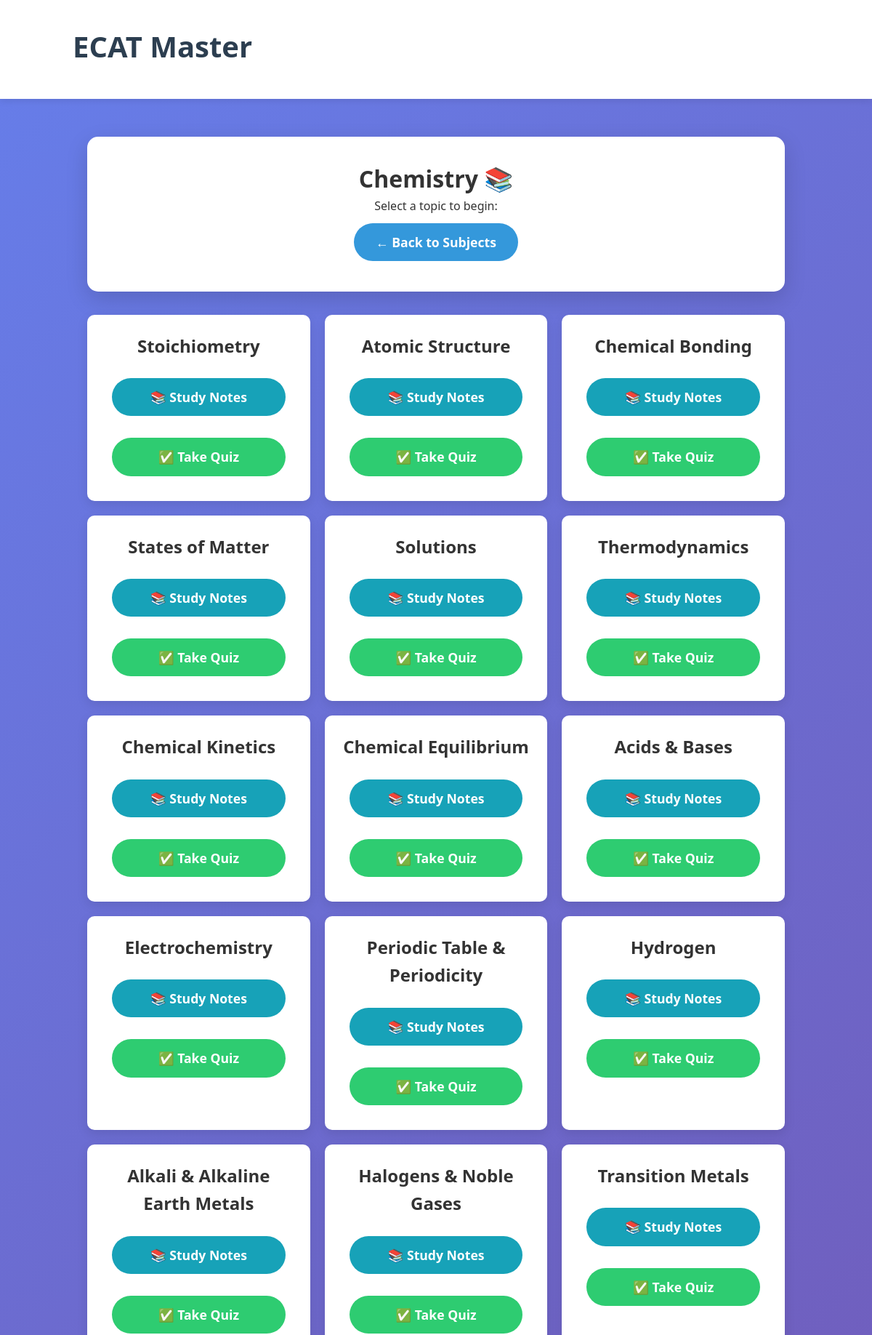
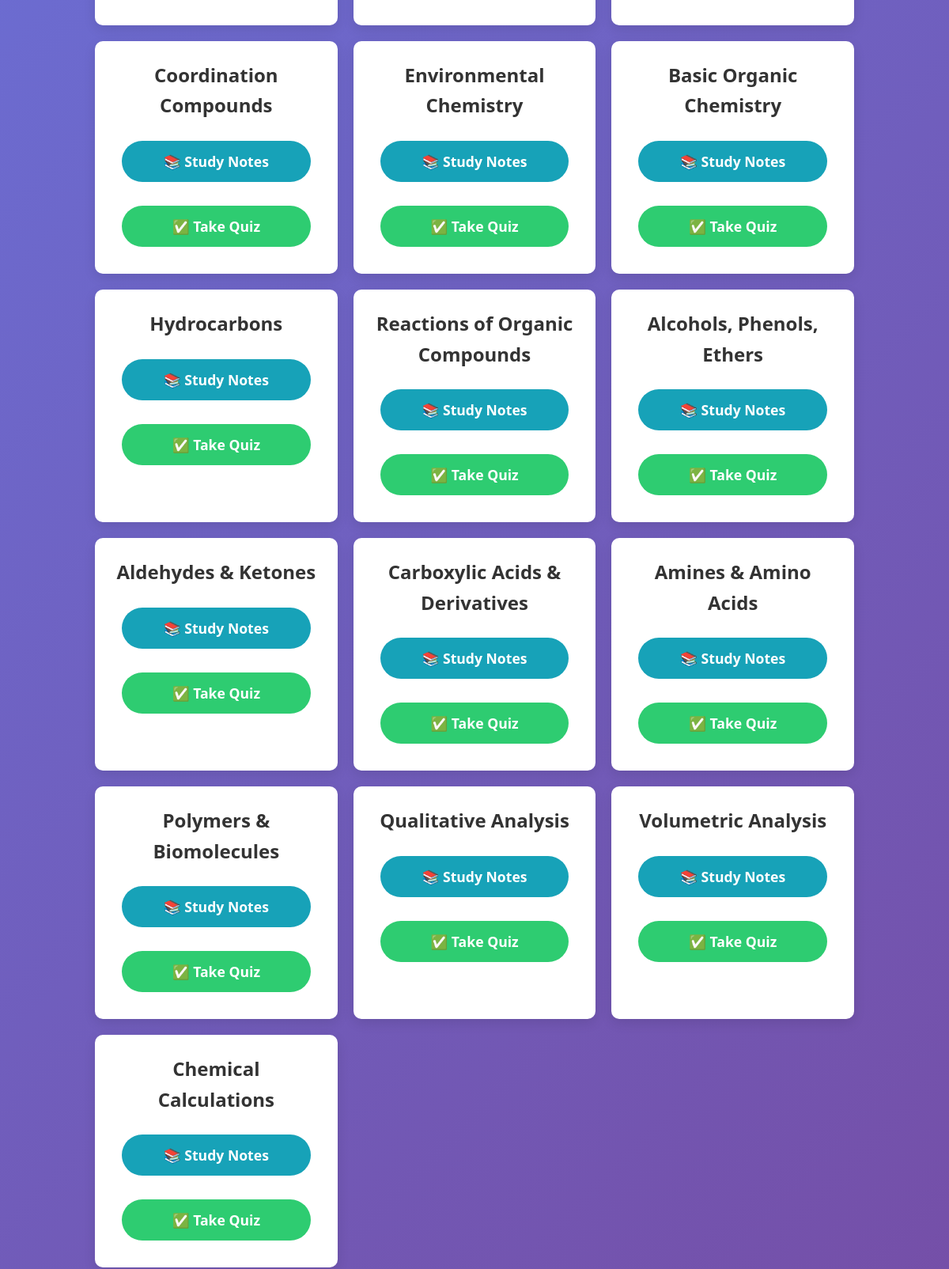
/topics/Chemistry (upper part), run on the app's committed database (2 pictures, top to bottom).
### tables this page shows
CREATE TABLE topics (
    id INTEGER PRIMARY KEY AUTOINCREMENT,
    subject TEXT NOT NULL,
    topic_name TEXT NOT NULL,
    question_count INTEGER DEFAULT 0
);

### app.py (the view)
@app.route("/topics/<subject>")
def topics(subject):
    topics = get_topics(subject)
    return render_template("topics.html", subject=subject, topics=topics)

### app.py (called while the page is built)
def get_topics(subject):
    conn = sqlite3.connect("questions.db")
    cursor = conn.cursor()
    cursor.execute("SELECT topic_name FROM topics WHERE subject=?", (subject,))
    topics = [row[0] for row in cursor.fetchall()]
    conn.close()
    return topics

### templates/topics.html (shortened to what this page needs)
{% extends "base.html" %}
{% block content %}
<div class="card">
    <h1>{{ subject }} 📚</h1>
    <p>Select a topic to begin:</p>
    <a href="{{ url_for('home') }}" class="btn btn-primary">← Back to Subjects</a>
</div>
<div class="grid">
    {% for topic in topics %}
    <div class="grid-item">
        <h2>{{ topic }}</h2>
        <div style="display: flex; flex-direction: column; gap: 10px; margin-top: 15px;">
            <a href="{{ url_for('notes', subject=subject, topic=topic) }}" class="btn btn-info">📚 Study Notes</a>
            <a href="{{ url_for('quiz', subject=subject, topic=topic) }}" class="btn btn-success">✅ Take Quiz</a>
        </div>
    </div>
    {% endfor %}
</div>
{% endblock %}

### static/style.css (style rules this page uses)
:root { --primary: #2c3e50; --secondary: #3498db; --accent: #e74c3c; --light: #ecf0f1; --success: #2ecc71; --warning: #f39c12; --dark: #2c3e50; }
* { margin: 0; padding: 0; box-sizing: border-box; }
body { font-family: 'Segoe UI', Tahoma, Geneva, Verdana, sans-serif; line-height: 1.6; color: #333; background: linear-gradient(135deg, #667eea 0%, #764ba2 100%); min-height: 100vh; }
.card { background: white; border-radius: 15px; padding: 2rem; margin: 2rem 0; box-shadow: 0 10px 30px rgba(0,0,0,0.15); text-align: center; }
.btn { display: inline-block; padding: 12px 30px; background: var(--secondary); color: white; text-decoration: none; border-radius: 50px; border: none; font-size: 1.1rem; font-weight: 600; cursor: pointer; transition: all 0.3s ease; margin: 10px; }
.btn-primary { background: var(--secondary); }
.btn-success { background: var(--success); }
.grid { display: grid; grid-template-columns: repeat(auto-fit, minmax(250px, 1fr)); gap: 20px; margin: 2rem 0; }
.grid-item { background: white; padding: 1.5rem; border-radius: 10px; text-align: center; box-shadow: 0 5px 15px rgba(0,0,0,0.1); transition: transform 0.3s ease; }
.btn-info { background: #17a2b8; color: white; }

### data on the page
topics: topic_name "Stoichiometry"
topics: topic_name "Atomic Structure"
topics: topic_name "Chemical Bonding"
topics: topic_name "States of Matter"
topics: topic_name "Solutions"
topics: topic_name "Thermodynamics"
topics: topic_name "Chemical Kinetics"
topics: topic_name "Chemical Equilibrium"
topics: topic_name "Acids & Bases"
topics: topic_name "Electrochemistry"
topics: topic_name "Periodic Table & Periodicity"
topics: topic_name "Hydrogen"
topics: topic_name "Alkali & Alkaline Earth Metals"
topics: topic_name "Halogens & Noble Gases"
topics: topic_name "Transition Metals"
topics: topic_name "Coordination Compounds"
topics: topic_name "Environmental Chemistry"
topics: topic_name "Basic Organic Chemistry"
topics: topic_name "Hydrocarbons"
topics: topic_name "Reactions of Organic Compounds"
topics: topic_name "Alcohols, Phenols, Ethers"
topics: topic_name "Aldehydes & Ketones"
topics: topic_name "Carboxylic Acids & Derivatives"
topics: topic_name "Amines & Amino Acids"
topics: topic_name "Polymers & Biomolecules"
topics: topic_name "Qualitative Analysis"
topics: topic_name "Volumetric Analysis"
topics: topic_name "Chemical Calculations"

### other printed values
{{ subject }} "Chemistry"
